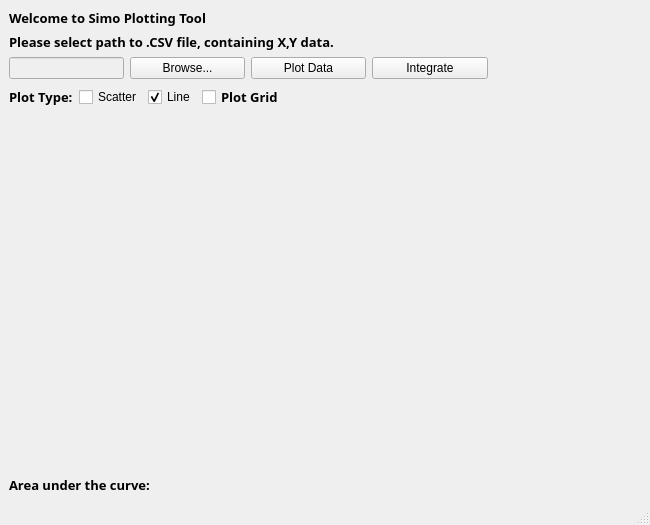
<?xml version="1.0" encoding="UTF-8"?>
<ui version="4.0">
 <class>MainWindow</class>
 <widget class="QMainWindow" name="MainWindow">
  <property name="geometry">
   <rect>
    <x>0</x>
    <y>0</y>
    <width>650</width>
    <height>525</height>
   </rect>
  </property>
  <property name="minimumSize">
   <size>
    <width>650</width>
    <height>500</height>
   </size>
  </property>
  <property name="windowTitle">
   <string>S-PlottingTool</string>
  </property>
  <property name="windowIcon">
   <iconset resource="resources_rc.qrc">
    <normaloff>:/resources/images/redbird_ico.ico</normaloff>:/resources/images/redbird_ico.ico</iconset>
  </property>
  <widget class="QWidget" name="centralwidget">
   <layout class="QVBoxLayout" name="central_widget_vertical_layout">
    <item>
     <layout class="QVBoxLayout" name="main_vertical_layout">
      <item>
       <layout class="QHBoxLayout" name="welcome_label_horizontal_layout">
        <item>
         <widget class="QLabel" name="welcome_label">
          <property name="font">
           <font>
            <family>Arial Black</family>
            <pointsize>10</pointsize>
            <bold>true</bold>
           </font>
          </property>
          <property name="text">
           <string>Welcome to Simo Plotting Tool</string>
          </property>
         </widget>
        </item>
        <item>
         <widget class="QLabel" name="logo_label">
          <property name="maximumSize">
           <size>
            <width>60</width>
            <height>60</height>
           </size>
          </property>
          <property name="text">
           <string/>
          </property>
          <property name="pixmap">
           <pixmap resource="resources_rc.qrc">:/resources/images/Sauber-Group-Logo.png</pixmap>
          </property>
          <property name="scaledContents">
           <bool>true</bool>
          </property>
         </widget>
        </item>
       </layout>
      </item>
      <item alignment="Qt::AlignTop">
       <widget class="QLabel" name="info_label">
        <property name="font">
         <font>
          <family>Arial Black</family>
          <pointsize>10</pointsize>
          <bold>true</bold>
         </font>
        </property>
        <property name="text">
         <string>Please select path to .CSV file, containing X,Y data.</string>
        </property>
       </widget>
      </item>
      <item>
       <layout class="QHBoxLayout" name="select_file_horizontal_layout" stretch="3,3,3,3,4">
        <item alignment="Qt::AlignTop">
         <widget class="QLineEdit" name="file_path_line_edit">
          <property name="enabled">
           <bool>false</bool>
          </property>
         </widget>
        </item>
        <item alignment="Qt::AlignTop">
         <widget class="QPushButton" name="browse_file_button">
          <property name="text">
           <string>Browse...</string>
          </property>
         </widget>
        </item>
        <item alignment="Qt::AlignTop">
         <widget class="QPushButton" name="plot_data_button">
          <property name="text">
           <string>Plot Data</string>
          </property>
         </widget>
        </item>
        <item alignment="Qt::AlignTop">
         <widget class="QPushButton" name="integrate_button">
          <property name="text">
           <string>Integrate</string>
          </property>
         </widget>
        </item>
        <item>
         <spacer name="horizontalSpacer">
          <property name="orientation">
           <enum>Qt::Horizontal</enum>
          </property>
          <property name="sizeHint" stdset="0">
           <size>
            <width>40</width>
            <height>20</height>
           </size>
          </property>
         </spacer>
        </item>
       </layout>
      </item>
     </layout>
    </item>
    <item>
     <layout class="QHBoxLayout" name="checkbox_horizontal_layout">
      <item>
       <widget class="QLabel" name="plot_type_label">
        <property name="font">
         <font>
          <family>Arial Black</family>
          <pointsize>10</pointsize>
          <bold>true</bold>
         </font>
        </property>
        <property name="text">
         <string>Plot Type:</string>
        </property>
       </widget>
      </item>
      <item>
       <widget class="QCheckBox" name="plot_scatter_checkbox">
        <property name="text">
         <string>Scatter</string>
        </property>
       </widget>
      </item>
      <item>
       <widget class="QCheckBox" name="plot_line_checkbox">
        <property name="text">
         <string>Line</string>
        </property>
        <property name="checked">
         <bool>true</bool>
        </property>
       </widget>
      </item>
      <item>
       <widget class="QCheckBox" name="plot_grid_checkbox">
        <property name="font">
         <font>
          <family>Arial Black</family>
          <pointsize>10</pointsize>
          <bold>true</bold>
         </font>
        </property>
        <property name="text">
         <string>Plot Grid</string>
        </property>
       </widget>
      </item>
      <item>
       <spacer name="horizontalSpacer_2">
        <property name="orientation">
         <enum>Qt::Horizontal</enum>
        </property>
        <property name="sizeHint" stdset="0">
         <size>
          <width>40</width>
          <height>20</height>
         </size>
        </property>
       </spacer>
      </item>
     </layout>
    </item>
    <item>
     <spacer name="plot_horizontal_spacer">
      <property name="orientation">
       <enum>Qt::Vertical</enum>
      </property>
      <property name="sizeHint" stdset="0">
       <size>
        <width>20</width>
        <height>40</height>
       </size>
      </property>
     </spacer>
    </item>
    <item>
     <widget class="QLabel" name="integration_label">
      <property name="font">
       <font>
        <family>Arial Black</family>
        <pointsize>10</pointsize>
        <bold>true</bold>
       </font>
      </property>
      <property name="text">
       <string>Area under the curve:</string>
      </property>
     </widget>
    </item>
   </layout>
  </widget>
  <widget class="QMenuBar" name="menubar">
   <property name="geometry">
    <rect>
     <x>0</x>
     <y>0</y>
     <width>650</width>
     <height>22</height>
    </rect>
   </property>
  </widget>
  <widget class="QStatusBar" name="statusbar"/>
 </widget>
 <resources>
  <include location="resources_rc.qrc"/>
 </resources>
 <connections/>
</ui>
